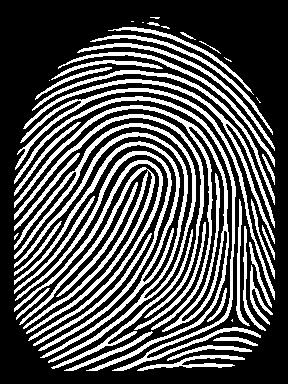
#> input picture enhanced/3.jpg, 288 x 384 px
$ python main.py
#> lines starting #> are read from the running program, lines starting #| are printed output that depends on the picture; after the words box and inside, x2 and y2 are one past the last pixel; in counts of white or black regions, pixels touching at a corner belong together
### src/getTerminationBifurcation.py
# -*- coding: utf-8 -*-
"""
Created on Sun Jan 28 18:12:44 2018

@author: Utkarsh
"""

import numpy as np
from skimage.morphology import convex_hull_image, erosion
from skimage.morphology import square

def getTerminationBifurcation(img, mask):
    img = img == 255;
    (rows, cols) = img.shape;
    minutiaeTerm = np.zeros(img.shape);
    minutiaeBif = np.zeros(img.shape);

    for i in range(1,rows-1):
        for j in range(1,cols-1):
            if(img[i][j] == 1):
                block = img[i-1:i+2,j-1:j+2];
                block_val = np.sum(block);
                if(block_val == 2):
                    minutiaeTerm[i,j] = 1;
                elif(block_val == 4):
                    minutiaeBif[i,j] = 1;

    mask = convex_hull_image(mask>0)
    mask = erosion(mask, square(5))         # Structuing element for mask erosion = square(5)
    minutiaeTerm = np.uint8(mask)*minutiaeTerm
    return(minutiaeTerm, minutiaeBif)

### src/removeSpuriousMinutiae.py
# -*- coding: utf-8 -*-
"""
Created on Tue Jan 30 18:44:22 2018

@author: Utkarsh
"""

import cv2
import numpy as np
import skimage.morphology
import skimage


def removeSpuriousMinutiae(minutiaeList, img, thresh):
    img = img * 0;
    SpuriousMin = [];
    numPoints = len(minutiaeList);
    D = np.zeros((numPoints, numPoints))
    for i in range(1,numPoints):
        for j in range(0, i):
            (X1,Y1) = minutiaeList[i]['centroid']
            (X2,Y2) = minutiaeList[j]['centroid']

            dist = np.sqrt((X2-X1)**2 + (Y2-Y1)**2);
            D[i][j] = dist
            if(dist < thresh):
                SpuriousMin.append(i)
                SpuriousMin.append(j)

    SpuriousMin = np.unique(SpuriousMin)
    for i in range(0,numPoints):
        if(not i in SpuriousMin):
            (X,Y) = np.int16(minutiaeList[i]['centroid']);
            img[X,Y] = 1;

    img = np.uint8(img);
    return(img)

### src/extractMinutiaeFeatures.py
import numpy as np
import cv2
import skimage
import math

class MinutiaeFeature(object):
    def __init__(self, locX, locY, Orientation, Type):
        self.locX = locX;
        self.locY = locY;
        self.Orientation = Orientation;
        self.Type = Type;

def computeAngle(block, minutiaeType):
    (blkRows, blkCols) = np.shape(block);
    CenterX, CenterY = (blkRows-1)/2, (blkCols-1)/2
    if(minutiaeType.lower() == 'termination'):
        sumVal = 0;
        for i in range(blkRows):
            for j in range(blkCols):
                if((i == 0 or i == blkRows-1 or j == 0 or j == blkCols-1) and block[i][j] != 0):
                    angle = -math.degrees(math.atan2(i-CenterY, j-CenterX))
                    sumVal += 1
                    if(sumVal > 1):
                        angle = float('nan');
        return(angle)
    elif(minutiaeType.lower() == 'bifurcation'):
        (blkRows, blkCols) = np.shape(block);
        CenterX, CenterY = (blkRows - 1) / 2, (blkCols - 1) / 2
        angle = []
        sumVal = 0;
        for i in range(blkRows):
            for j in range(blkCols):
                if ((i == 0 or i == blkRows - 1 or j == 0 or j == blkCols - 1) and block[i][j] != 0):
                    angle.append(-math.degrees(math.atan2(i - CenterY, j - CenterX)))
                    sumVal += 1
        if(sumVal != 3):
            angle = float('nan')
        return(angle)


def extractMinutiaeFeatures(skel, minutiaeTerm, minutiaeBif):
    FeaturesTerm = []

    minutiaeTerm = skimage.measure.label(minutiaeTerm, connectivity=2);
    RP = skimage.measure.regionprops(minutiaeTerm)

    WindowSize = 2          # --> For Termination, the block size must can be 3x3, or 5x5. Hence the window selected is 1 or 2
    FeaturesTerm = []
    for i in RP:
        (row, col) = np.int16(np.round(i['Centroid']))
        block = skel[row-WindowSize:row+WindowSize+1, col-WindowSize:col+WindowSize+1]
        angle = computeAngle(block, 'Termination')
        FeaturesTerm.append(MinutiaeFeature(row, col, angle, 'Termination'))

    FeaturesBif = []
    minutiaeBif = skimage.measure.label(minutiaeBif, connectivity=2);
    RP = skimage.measure.regionprops(minutiaeBif)
    WindowSize = 1          # --> For Bifurcation, the block size must be 3x3. Hence the window selected is 1
    for i in RP:
        (row, col) = np.int16(np.round(i['Centroid']))
        block = skel[row-WindowSize:row+WindowSize+1, col-WindowSize:col+WindowSize+1]
        angle = computeAngle(block, 'Bifurcation')
        FeaturesBif.append(MinutiaeFeature(row, col, angle, 'Bifurcation'))
    return(FeaturesTerm, FeaturesBif)

### src/main.py
# -*- coding: utf-8 -*-
"""
Created on Sun Jan 28 18:13:36 2018

@author: Utkarsh
"""

# -*- coding: utf-8 -*-
"""
Spyder Editor

This is a temporary script file.
"""

import cv2
import numpy as np
import skimage.morphology
import skimage

from src.getTerminationBifurcation import getTerminationBifurcation;
from src.removeSpuriousMinutiae import removeSpuriousMinutiae
from src.CommonFunctions import ShowResults
from src.extractMinutiaeFeatures import extractMinutiaeFeatures


if __name__ == "__main__":
    img = cv2.imread('../enhanced/3.jpg',0);
#> img is the input picture: shape (384, 288); min 0, max 255, mean 82.2
    img = np.uint8(img>128);
#> img: shape (384, 288); values 0 (black) and 1 (white), 32.2% white; 50 white regions (9 under 20 px), largest, box (x1, y1, x2, y2) and area: (14, 123, 196, 363) 3875, (14, 105, 229, 371) 3800, (14, 96, 261, 371) 2454

    skel = skimage.morphology.skeletonize(img)
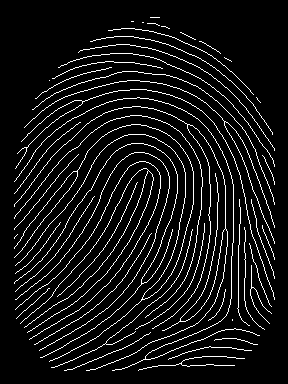
#> skel: shape (384, 288) bool; 7.9% white in thin lines or dots, all inside (x1, y1, x2, y2) = (14, 17, 275, 371)
    skel = np.uint8(skel)*255;

    mask = img*255;
    (minutiaeTerm, minutiaeBif) = getTerminationBifurcation(skel, mask);
#> after the loop in getTerminationBifurcation, `for i in range(1,rows-1):`:
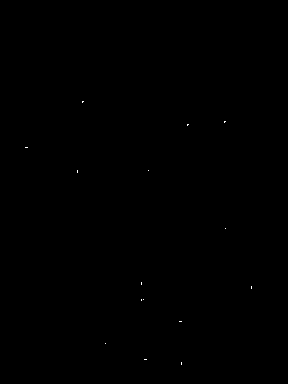
#> minutiaeBif: shape (384, 288) float64; values 0 (black) and 1 (white), 0.03% white in thin lines or dots, all inside (x1, y1, x2, y2) = (25, 101, 252, 365)
#> after the loop in getTerminationBifurcation, `for i in range(1,rows-1):`:
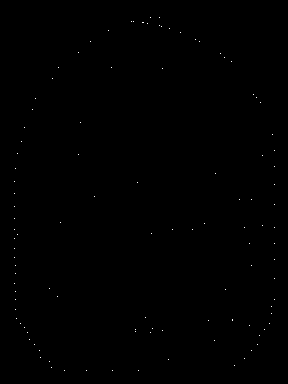
#> minutiaeTerm: shape (384, 288) float64; values 0 (black) and 1 (white), 0.1% white in thin lines or dots, all inside (x1, y1, x2, y2) = (14, 17, 275, 371)
#> in getTerminationBifurcation, `mask = convex_hull_image(mask>0)`:
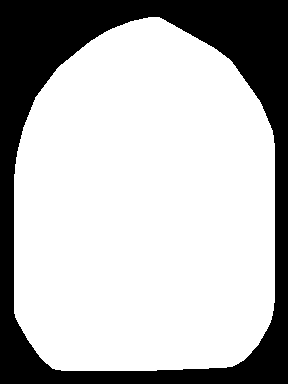
#> mask: shape (384, 288) bool; 72.1% white; 1 black region, box (x1, y1, x2, y2) and area: (0, 0, 288, 384) 30839
#> in getTerminationBifurcation, `mask = erosion(mask, square(5))`:
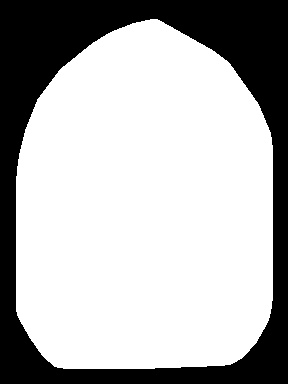
#> mask: shape (384, 288) bool; 69.9% white; 1 black region, box (x1, y1, x2, y2) and area: (0, 0, 288, 384) 33283
#> in getTerminationBifurcation, `minutiaeTerm = np.uint8(mask)*minutiaeTerm`: minutiaeTerm: shape (384, 288) float64; values 0 (black) and 1 (white), 0.04% white in thin lines or dots, all inside (x1, y1, x2, y2) = (17, 22, 272, 362)

    minutiaeTerm = skimage.measure.label(minutiaeTerm, connectivity=2);
#> minutiaeTerm: shape (384, 288) int64; 48 distinct labels, from 0 to 47
    RP = skimage.measure.regionprops(minutiaeTerm)
#> RP = 47 regions; largest, box (x1, y1, x2, y2) and area: (142, 22, 144, 23) 2, (232, 319, 233, 321) 2, (147, 23, 148, 24) 1, (159, 25, 160, 26) 1, (161, 26, 162, 27) 1
    minutiaeTerm = removeSpuriousMinutiae(RP, np.uint8(img), 10);
#> in removeSpuriousMinutiae, `img = img * 0;`: img: shape (384, 288); every value is 0
#> in removeSpuriousMinutiae, `numPoints = len(minutiaeList);`: numPoints = 47
#> after the loop in removeSpuriousMinutiae, `for i in range(1,numPoints):`:
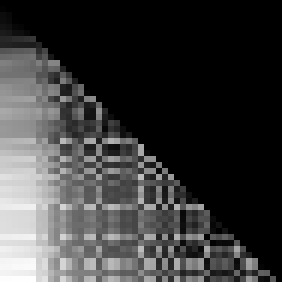
#> D: shape (47, 47) float64 (shown 6 times larger); min 0, max 354.1, mean 81.3; drawn with min black and max white
#> after the loop in removeSpuriousMinutiae, `for i in range(1,numPoints):`: SpuriousMin = [1, 0, 3, 2, 4, 3, 38, 36, 39, 34, 40, 35, 44, 43]
#> in removeSpuriousMinutiae, `SpuriousMin = np.unique(SpuriousMin)`: SpuriousMin = [0, 1, 2, 3, 4, 34, 35, 36, 38, 39, 40, 43, 44]
#> the loop in removeSpuriousMinutiae, `for i in range(0,numPoints):` made 47 passes
#> (X, Y) on passes 6 to 17: (32, 180), (67, 111), (68, 162), (122, 80), (154, 78), (155, 262), (173, 215), (182, 137), (196, 94), (199, 239), (199, 251), (222, 60)
#> after the loop in removeSpuriousMinutiae, `for i in range(0,numPoints):`: img: shape (384, 288); values 0 (black) and 1 (white), 0.03% white in thin lines or dots, all inside (x1, y1, x2, y2) = (17, 32, 272, 362)

    minutiaeTerm = skimage.measure.label(minutiaeTerm, connectivity=2);
#> minutiaeTerm: shape (384, 288) int64; 35 distinct labels, from 0 to 34
    RP2 = skimage.measure.regionprops(np.uint8(minutiaeTerm))
#> RP2 = 34 regions; largest, box (x1, y1, x2, y2) and area: (180, 32, 181, 33) 1, (111, 67, 112, 68) 1, (162, 68, 163, 69) 1, (80, 122, 81, 123) 1, (78, 154, 79, 155) 1

    '''
    minutiaeBif = skimage.measure.label(minutiaeTerm, connectivity=2);
    RP = skimage.measure.regionprops(minutiaeTerm)
    minutiaeBif = removeSpuriousMinutiae(RP, np.uint8(img), 10);
    '''

    BifLabel = skimage.measure.label(minutiaeBif, connectivity=2);
#> BifLabel: shape (384, 288) int64; 16 distinct labels, from 0 to 15
    TermLabel = skimage.measure.label(minutiaeTerm, connectivity=2);

    FeaturesTerm, FeaturesBif = extractMinutiaeFeatures(skel, minutiaeTerm, minutiaeBif)
#> in extractMinutiaeFeatures, `RP = skimage.measure.regionprops(minutiaeTerm)`: RP has the same summary as RP2 outside extractMinutiaeFeatures
#> the loop in extractMinutiaeFeatures, `for i in RP:` made 27 passes
#> (row, col, angle) on passes 1 to 12: (32, 180, -26.57), (67, 111, -180), (68, 162, 153.4), (122, 80, -153.4), (154, 78, -135), (155, 262, -45), (173, 215, -90), (182, 137, -116.6), (196, 94, -135), (199, 239, -90), (199, 251, -90), (222, 60, -116.6)
#> (row, col) on pass 27: (319, 232)
#> after the loop in extractMinutiaeFeatures, `for i in RP:`: FeaturesTerm = 26 items
#> (the run stopped early here; a loop or call above may not have finished)

$ run again, with enhanced/1.jpg copied over enhanced/3.jpg
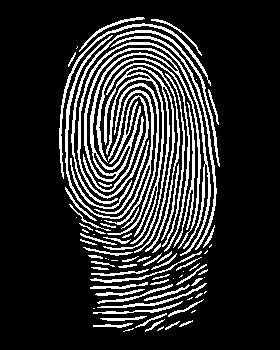
#> input picture enhanced/1.jpg, 280 x 350 px
#> img is the input picture: shape (350, 280); min 0, max 255, mean 45.3
#> `RP = skimage.measure.regionprops(minutiaeTerm)`: RP = 140 regions; largest, box (x1, y1, x2, y2) and area: (93, 234, 95, 235) 2, (105, 258, 107, 259) 2, (93, 308, 95, 309) 2, (112, 35, 113, 36) 1, (110, 47, 111, 48) 1
#> numPoints = 140
#> after the loop in removeSpuriousMinutiae, `for i in range(1,numPoints):`:
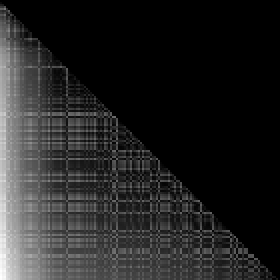
#> D: shape (140, 140) float64 (shown 2 times larger); min 0, max 295.4, mean 43.1; drawn with min black and max white
#> after the loop in removeSpuriousMinutiae, `for i in range(1,numPoints):`: SpuriousMin = 332 values, max 139 at index 328, min 6 at index 1, mean 73.37
#> in removeSpuriousMinutiae, `SpuriousMin = np.unique(SpuriousMin)`: SpuriousMin = 116 values from 6 to 139
#> the loop in removeSpuriousMinutiae, `for i in range(0,numPoints):` made 140 passes
#> (X, Y) on passes 1, 2, 3, 4, 5, 6, 8, 11: (35, 112), (47, 110), (50, 79), (73, 165), (89, 208), (93, 107), (102, 187), (134, 114)
#> RP2 = 24 regions; largest, box (x1, y1, x2, y2) and area: (112, 35, 113, 36) 1, (110, 47, 111, 48) 1, (79, 50, 80, 51) 1, (165, 73, 166, 74) 1, (208, 89, 209, 90) 1
#> BifLabel: shape (350, 280) int64; 13 distinct labels, from 0 to 12
#> in extractMinutiaeFeatures, `RP = skimage.measure.regionprops(minutiaeTerm)`: RP has the same summary as RP2 outside extractMinutiaeFeatures
#> the loop in extractMinutiaeFeatures, `for i in RP:` made 24 passes
#> (row, col, angle) on passes 1 to 8: (35, 112, -153.4), (47, 110, 45), (50, 79, 45), (73, 165, -45), (89, 208, -90), (93, 107, 90), (102, 187, -63.43), (134, 114, 90)
#> after the loop in extractMinutiaeFeatures, `for i in RP:`: FeaturesTerm = 24 items
#> in extractMinutiaeFeatures, `RP = skimage.measure.regionprops(minutiaeBif)`: RP = 12 regions; largest, box (x1, y1, x2, y2) and area: (176, 71, 178, 73) 3, (125, 75, 127, 77) 3, (149, 79, 152, 80) 3, (162, 84, 163, 87) 3, (124, 134, 125, 137) 3
#> the loop in extractMinutiaeFeatures, `for i in RP:` made 12 passes
#> (row, col, block) on passes 1 to 5: (71, 177, [[0, 0, 255], [255, 255, 0], [0, 255, 0]]), (76, 125, [[0, 255, 0], [0, 255, 255], [255, 0, 0]]), (79, 150, [[0, 255, 0], [255, 255, 255], [0, 0, 0]]), (85, 162, [[0, 255, 0], [0, 255, 255], [0, 255, 0]]), (135, 124, [[0, 255, 0], [0, 255, 255], [0, 255, 0]])
#> after the loop in extractMinutiaeFeatures, `for i in RP:`: FeaturesBif = 12 items
#> `FeaturesTerm, FeaturesBif = extractMinutiaeFeatures(skel, minutiaeTerm..`: FeaturesTerm = 24 items; FeaturesBif = 12 items
#> the loop in ShowResults, `` made 12 passes
#> in ShowResults, ``: RP has the same summary as RP2 outside ShowResults
#> the loop in ShowResults, `` made 24 passes
#> after the loop in ShowResults, ``:
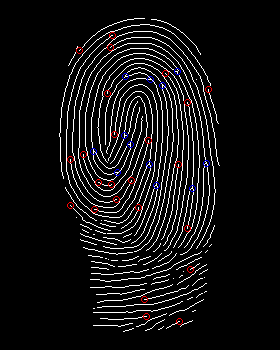
#> DispImg: shape (350, 280, 3); mean of channels 0, 1, 2 18.1, 17.6, 18.6; drawn as B, G, R

$ run again, with enhanced/2.jpg copied over enhanced/3.jpg
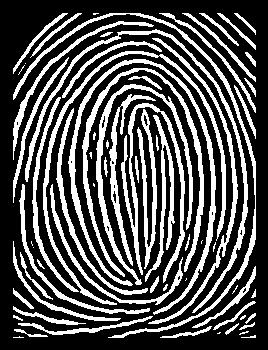
#> input picture enhanced/2.jpg, 268 x 350 px
#> img is the input picture: shape (350, 268); min 0, max 255, mean 81.3
#> in getTerminationBifurcation, `mask = erosion(mask, square(5))`:
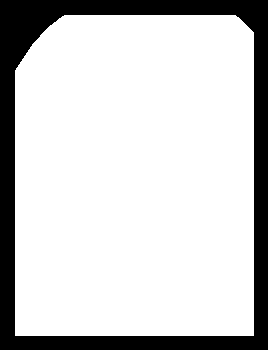
#> mask: shape (350, 268) bool; 80.4% white; 1 black region, box (x1, y1, x2, y2) and area: (0, 0, 268, 350) 18398
#> `RP = skimage.measure.regionprops(minutiaeTerm)`: RP = 111 regions; largest, box (x1, y1, x2, y2) and area: (153, 25, 154, 26) 1, (112, 32, 113, 33) 1, (101, 36, 102, 37) 1, (120, 37, 121, 38) 1, (152, 38, 153, 39) 1
#> numPoints = 111
#> after the loop in removeSpuriousMinutiae, `for i in range(1,numPoints):`: SpuriousMin = 114 values, max 110 at index 110, min 1 at index 1, mean 74.59
#> in removeSpuriousMinutiae, `SpuriousMin = np.unique(SpuriousMin)`: SpuriousMin = 65 values from 1 to 110
#> the loop in removeSpuriousMinutiae, `for i in range(0,numPoints):` made 111 passes
#> (X, Y) on passes 1, 3, 5, 6, 7, 8, 9, 10: (25, 153), (36, 101), (38, 152), (44, 237), (50, 160), (53, 246), (57, 30), (57, 68)
#> RP2 = 46 regions; largest, box (x1, y1, x2, y2) and area: (153, 25, 154, 26) 1, (101, 36, 102, 37) 1, (152, 38, 153, 39) 1, (237, 44, 238, 45) 1, (160, 50, 161, 51) 1
#> BifLabel: shape (350, 268) int64; 44 distinct labels, from 0 to 43
#> in extractMinutiaeFeatures, `RP = skimage.measure.regionprops(minutiaeTerm)`: RP has the same summary as RP2 outside extractMinutiaeFeatures
#> the loop in extractMinutiaeFeatures, `for i in RP:` made 46 passes
#> (row, col, angle) on passes 1 to 8: (25, 153, -180), (36, 101, 26.57), (38, 152, 0), (44, 237, 135), (50, 160, 153.4), (53, 246, -45), (57, 30, 45), (57, 68, -116.6)
#> after the loop in extractMinutiaeFeatures, `for i in RP:`: FeaturesTerm = 46 items
#> in extractMinutiaeFeatures, `RP = skimage.measure.regionprops(minutiaeBif)`: RP = 43 regions; largest, box (x1, y1, x2, y2) and area: (117, 37, 120, 38) 3, (170, 102, 171, 105) 3, (123, 104, 125, 106) 3, (106, 113, 107, 116) 3, (143, 114, 146, 115) 3
#> the loop in extractMinutiaeFeatures, `for i in RP:` made 43 passes
#> (row, col, block) on passes 1 to 2: (34, 118, [[0, 255, 255], [0, 255, 0], [0, 255, 0]]), (37, 118, [[0, 255, 0], [255, 255, 255], [0, 0, 0]])
#> the loop in ShowResults, `` made 43 passes
#> the loop in ShowResults, `` made 46 passes
#> after the loop in ShowResults, ``:
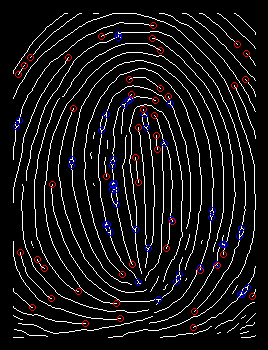
#> DispImg: shape (350, 268, 3); mean of channels 0, 1, 2 21.5, 19.7, 21.7; drawn as B, G, R
